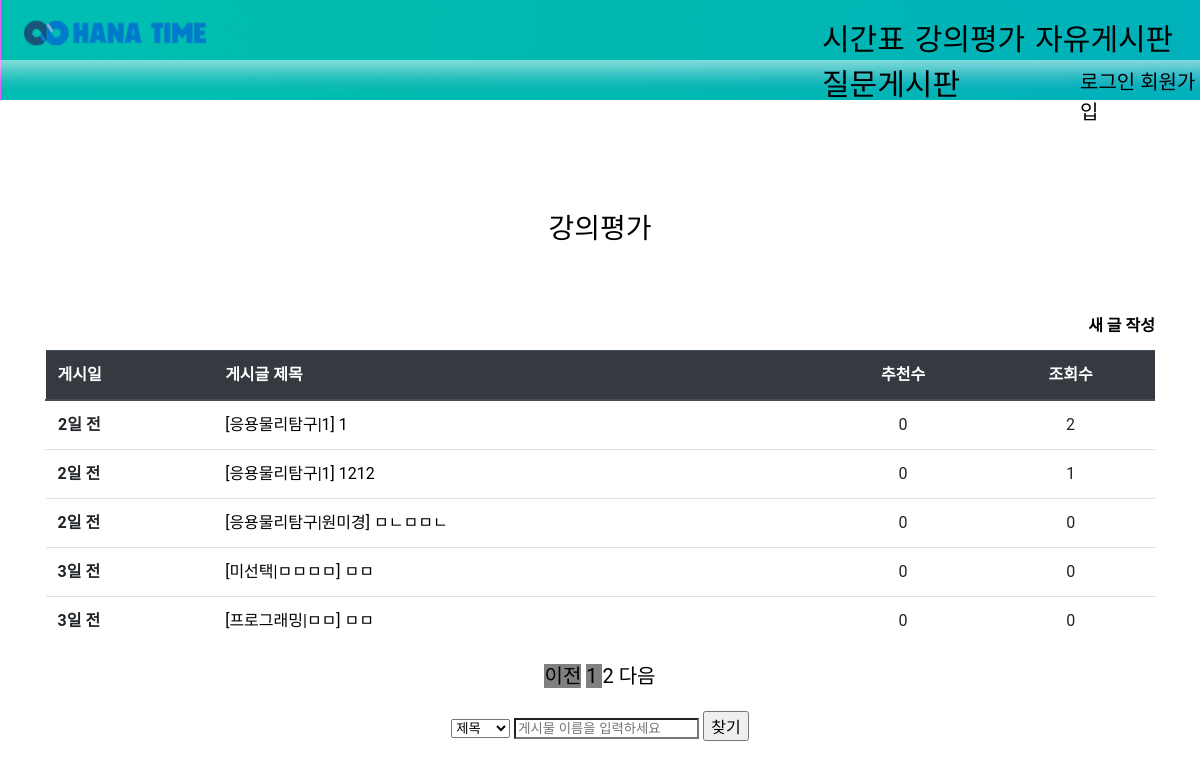
/lectureboard/, run on the app's committed database.
### lectureboard/models.py (models this page shows, shortened)
class lectureB (models.Model) :
    L_CHOICES = (
        ('미선택', '미선택'),
        ('고전역학', '고전역학'),
        ('응용물리탐구', '응용물리탐구'),
        ('프로그래밍', '프로그래밍'),
        ('수학세미나', '수학세미나'),
        ('통합수학', '통합수학'),
        ('에너지환경과학', '에너지환경과학'),
    )
    writer = models.ForeignKey(settings.AUTH_USER_MODEL, on_delete=models.SET_NULL, null=True, verbose_name='작성자')
    title = models.CharField(max_length = 200 )
    titleL = models.CharField(max_length = 200, choices = L_CHOICES)
    titleT = models.CharField(max_length = 200)
    body = models.TextField()
    date = models.DateTimeField(auto_now_add=True)
    hits = models.PositiveIntegerField(default=0)
    name = models.CharField(max_length = 20)
    @property
    def created_string(self):
        time = datetime.now(tz=timezone.utc) - self.date
        if time < timedelta(minutes=1):
            return '방금 전'
        elif time < timedelta(hours=1):
            return str(int(time.seconds / 60)) + '분 전'
        elif time < timedelta(days=1):
            return str(int(time.seconds / 3600)) + '시간 전'
        elif time < timedelta(days=7):
            time = datetime.now(tz=timezone.utc).date() - self.date.date()
            return str(time.days) + '일 전'
        else:
            return False

### lectureboard/views.py (the view)
# urls.py: path('', homeview.home, name = 'home'),
def home(request) :
    all_boards = lectureB.objects.all().order_by("-date")
    paginator = Paginator(all_boards, 5)
    page = int(request.GET.get('page', 1))
    posts = paginator.get_page(page)
    return render(request, 'lectureboard.html', {'posts':posts})

### lectureboard/templates/lectureboard.html (shortened to what this page needs)
{% include 'header.html' %}
<body>
    <section class="ftco-section">
		<div class="container">
			<div class="row justify-content-center">
				<div class="col-md-6 text-center mb-5">
					<h2 class="heading-section">강의평가</h2>
				</div>
			</div>
			<div class="new-article">
				<a href="{% url 'fnewL' %}" style="font-weight: 900;">새 글 작성</a>
			</div>
			<div class="row">
				<div class="col-md-12">
						<table class="table">
						  <thead class="thead-dark">
						    <tr>
						      <th>게시일</th>
						      <th>게시글 제목</th>
						      <th><center>추천수</center></th>
						      <th><center>조회수</center></th>
						    </tr>
						  </thead>
						  <tbody>
						    <tr class="alert" role="alert">
								{% for post in posts %}
								<th scope="row">
								{% if post.created_string == False %}
								{{ post.date|date:'m월 d일' }}
								{% else %}
								{{ post.created_string }}
								{% endif %}
								<td><a href = "{% url 'detailL' post.id %}">[{{ post.titleL }}|{{ post.titleT }}] {{ post.title }}</a></td>
								<td><center>0</center></td>
								<td><center>{{ post.hits }}</center></td>
								</th>
								</tr>
								{% endfor %}
						  </tbody>
						</table>
				</div>
			</div>
			<center><div class="nav-number">
					{% if posts.has_previous %} <a href="?type={{ type }}&q={{ keyword }}&page={{ posts.previous_page_number }}">이전</a>
					{% else %} <a href="?type={{ type }}&q={{ keyword }}" style="background-color:gray">이전</a>
					{% endif %}
					{% for page in posts.paginator.page_range %}
						{% if page >= posts.number|add:-2 and page <= posts.number|add:2 %}
						<span style="{% if page == posts.number %}background-color:gray;{% endif %}">
							<a href="?type={{ type }}&q={{ keyword }}&page={{ page }}">{{ page }}</a>
						</span>
						{% elif page >= posts.number|add:-3 and page <= posts.number|add:3 %}
							..
						{% endif %}
					{% endfor %}
					{% if posts.has_next %} <a href="?type={{ type }}&q={{ keyword }}&page={{ posts.next_page_number }}" >다음</a>
					{% else %} <a href="?type={{ type }}&q={{ keyword }}" style="background-color:gray">다음</a>
					{% endif %}
			</div></center>
			<form class="searchbox" action="{% url 'searchL' %}" method="GET">
				<select name="type" value="{{type}}">
					<option value="title">제목</option>
				</select>
				<input type="search"  onkeyup="myFunction()" placeholder="게시물 이름을 입력하세요" name="q" value="{{q}}">
				<button class="ang" type="submit">찾기</button>
			</form>
		</div>
	</section>
</body>
</html>

### static/css/style_header.css (style rules this page uses)
body { margin: 0; padding: 0; background: #fff; font-style: normal; font-family: 'verdana', 'dotum'; height: 100%; display: block; font-weight:100; }
div { margin: 0; padding: 0; }
a { text-decoration-line: none; }

### hana/templates/header.html (style rules this page uses)
a:link { color:black; }

### data on the page
lectureB: created_string "2일 전", titleL "응용물리탐구", titleT "1", title "1", hits "2"
lectureB: created_string "2일 전", titleL "응용물리탐구", titleT "1", title "1212", hits "1"
lectureB: created_string "2일 전", titleL "응용물리탐구", titleT "원미경", title "ㅁㄴㅁㅁㄴ", hits "0"
lectureB: created_string "3일 전", titleL "미선택", titleT "ㅁㅁㅁㅁ", title "ㅁㅁ", hits "0"
lectureB: created_string "3일 전", titleL "프로그래밍", titleT "ㅁㅁ", title "ㅁㅁ", hits "0"

### other printed values
{{ page }} "1" "2"
